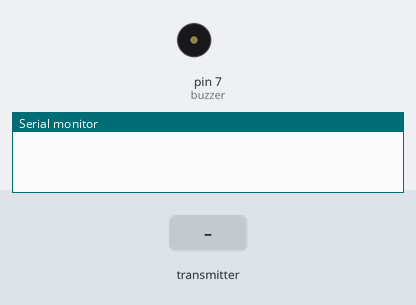
A sketch run on a simulated Arduino Uno, built with avr-gcc and run on an emulated ATmega328P. On the bench: buzzer (waves = sounding, pin HIGH), the last lines printed to the serial monitor. The inputs (shaded band) are chosen by the test bench. No radio packets arrive unless stated.

Above: at 1.2 s.
1.3 s: the transmitter starts sending buf.0 = 0
At 1.6 s:
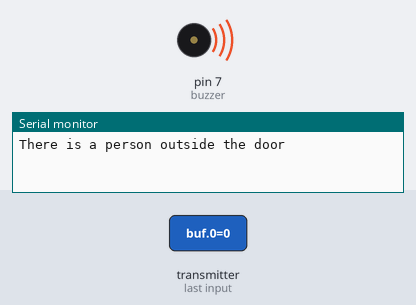
Timing chart, 0 to 4.3 s (numbered marks = the images above; inputs shaded):
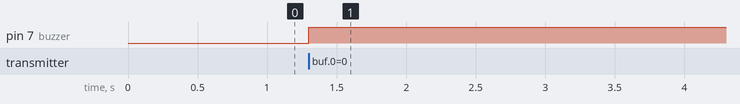

The sketch:

Receiver.ino
```cpp
#include <RH_ASK.h>
#include <SPI.h>


const int buzzer = 7;
RH_ASK rf_driver;

void setup() {
  Serial.begin(9600);   // For debugging purpose
  pinMode(buzzer, OUTPUT);
  if(!rf_driver.init())
    Serial.println("Init failed ");

}

void loop() {
 uint8_t buf[1];
 uint8_t buflen = sizeof(buf);

 if(rf_driver.recv(buf, &buflen))
 {
  Serial.println("There is a person outside the door ");
  digitalWrite(buzzer, HIGH);
  delay(10000);

  Serial.println("Stop");
 }
 else
  digitalWrite(buzzer, LOW);

}
```

Measured:
- after the input at 1.3 s, pin 7 (buzzer): LOW → HIGH at once
